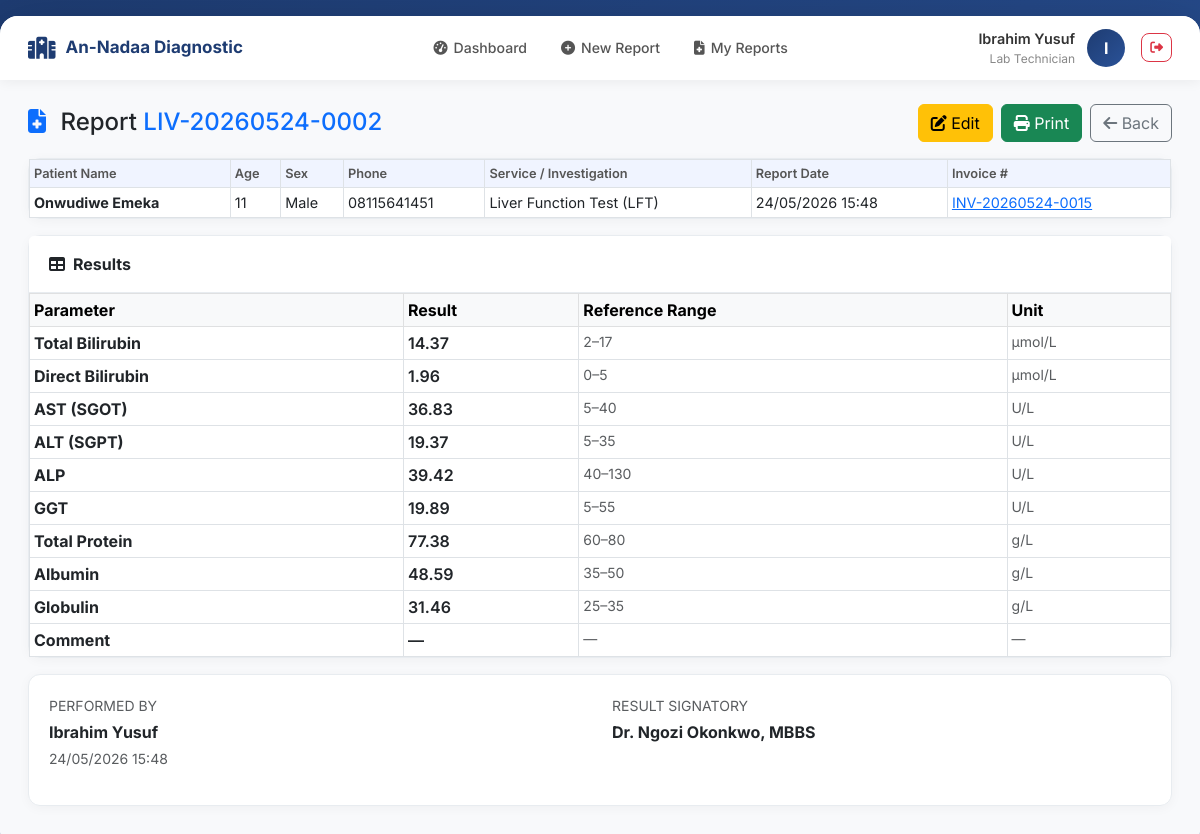
Screenshot of /reports/148/ (signed in) with the database file from the repository.
### apps/accounts/models.py (models this page shows, shortened)
class User(AbstractUser):
    ROLE_CHOICES = [
        ('ADMIN', 'Administrator'),
        ('CASHIER', 'Cashier'),
        ('DOCTOR', 'Doctor'),
        ('LAB_TECH', 'Lab Technician'),
    ]
    role = models.CharField(max_length=20, choices=ROLE_CHOICES, default='CASHIER')
    phone_number = models.CharField(max_length=20, blank=True)
    class Meta:
        ordering = ['-date_joined']
    @property
    def is_admin(self):
        return self.role == 'ADMIN'
    @property
    def is_cashier(self):
        return self.role == 'CASHIER'
    @property
    def is_doctor(self):
        return self.role == 'DOCTOR'
    @property
    def is_lab_tech(self):
        return self.role == 'LAB_TECH'

### apps/reports/models.py (models this page shows, shortened)
class Report(models.Model):
    report_number = models.CharField(max_length=50, unique=True, editable=False)
    invoice = models.ForeignKey(
        Invoice, on_delete=models.PROTECT,
        null=True, blank=True, related_name='reports',
    )
    invoice_item = models.ForeignKey(
        InvoiceItem, on_delete=models.PROTECT,
        null=True, blank=True, related_name='reports',
    )
    service = models.ForeignKey(
        Service, on_delete=models.PROTECT, related_name='reports',
    )
    parameters = models.JSONField(
        default=dict, help_text='Parameter values entered by the lab technician',
    )
    clinical_notes = models.TextField(blank=True, null=True)
    lab_notes      = models.TextField(blank=True, null=True)
    signatory = models.CharField(
        max_length=200, blank=True, default='',
        help_text="Name and qualifications of the result signatory, "
                  "e.g. Dr. Aminu Musa, MBBS, FWACP",
    )
    created_by = models.ForeignKey(
        settings.AUTH_USER_MODEL,
        on_delete=models.PROTECT,
        related_name='created_reports',
    )
    created_at = models.DateTimeField(auto_now_add=True)
    updated_at = models.DateTimeField(auto_now=True)
    class Meta:
        ordering = ['-created_at']
    @property
    def client_name(self):
        return self.invoice.full_name if self.invoice else 'Unknown'
    @property
    def client_phone(self):
        return self.invoice.phone_number if self.invoice else ''
    @property
    def client_age(self):
        return self.invoice.age if self.invoice else ''
    @property
    def client_sex(self):
        return self.invoice.get_sex_display() if self.invoice else ''

class ReportParameter(models.Model):
    PARAMETER_TYPES = [
        ('text',     'Text Input'),
        ('textarea', 'Text Area'),
        ('number',   'Number'),
        ('select',   'Dropdown'),
        ('checkbox', 'Checkbox'),
        ('date',     'Date'),
    ]
    service        = models.ForeignKey(Service, on_delete=models.CASCADE, related_name='report_parameters')
    name           = models.CharField(max_length=100)
    parameter_type = models.CharField(max_length=20, choices=PARAMETER_TYPES, default='text')
    unit           = models.CharField(max_length=50, blank=True, null=True)
    normal_range   = models.CharField(max_length=100, blank=True, null=True)
    options        = models.JSONField(default=list, blank=True,
                                     help_text='For select type: list of options')
    required       = models.BooleanField(default=True)
    order          = models.IntegerField(default=0)
    class Meta:
        ordering = ['order', 'name']

### apps/invoices/models.py (models this page shows, shortened)
class Invoice(models.Model):
    STATUS_CHOICES = [
        ('PAID', 'Paid'),
        ('CANCELLED', 'Cancelled'),
    ]
    PAYMENT_METHODS = [
        ('CASH', 'Cash'),
        ('TRANSFER', 'Bank Transfer'),
        ('CARD', 'Card'),
    ]
    SEX_CHOICES = [
        ('M', 'Male'),
        ('F', 'Female'),
    ]
    invoice_number = models.CharField(max_length=50, unique=True, editable=False)
    surname = models.CharField(max_length=100, verbose_name='Surname')
    first_name = models.CharField(max_length=100, verbose_name='First Name')
    other_names = models.CharField(max_length=100, blank=True, verbose_name='Other Names')
    age = models.CharField(max_length=10, verbose_name='Age')
    sex = models.CharField(max_length=1, choices=SEX_CHOICES, verbose_name='Sex')
    phone_number = models.CharField(max_length=20, verbose_name='Phone Number')
    referral = models.ForeignKey(
        Referral,
        on_delete=models.SET_NULL,
        null=True,
        blank=True,
        related_name='invoices',
        verbose_name='Referred By',
    )
    total_amount = models.DecimalField(max_digits=10, decimal_places=2, default=0)
    discount = models.DecimalField(max_digits=10, decimal_places=2, default=0,
                                   validators=[MinValueValidator(0)])
    amount_paid = models.DecimalField(max_digits=10, decimal_places=2, default=0)
    payment_method = models.CharField(max_length=20, choices=PAYMENT_METHODS, default='CASH')
    reference_number = models.CharField(
        max_length=100, blank=True, null=True,
        help_text='Reference number for Transfer or Card payments'
    )
    status = models.CharField(max_length=20, choices=STATUS_CHOICES, default='PAID')
    notes = models.TextField(blank=True, null=True)
    qr_code = models.ImageField(upload_to='qr_codes/', blank=True, null=True)
    created_by = models.ForeignKey(
        settings.AUTH_USER_MODEL,
        on_delete=models.PROTECT,
        related_name='created_invoices',
    )
    created_at = models.DateTimeField(auto_now_add=True)
    updated_at = models.DateTimeField(auto_now=True)
    class Meta:
        ordering = ['-created_at']
    @property
    def full_name(self):
        parts = [self.surname, self.first_name]
        if self.other_names:
            parts.append(self.other_names)
        return ' '.join(parts)

### apps/services/models.py (models this page shows, shortened)
class Service(models.Model):
    name = models.CharField(max_length=200)
    category = models.ForeignKey(
        ServiceCategory,
        on_delete=models.SET_NULL,
        null=True,
        blank=True,
        related_name='services'
    )
    price = models.DecimalField(
        max_digits=10,
        decimal_places=2,
        validators=[MinValueValidator(0)]
    )
    is_active = models.BooleanField(default=True)
    requires_report = models.BooleanField(
        default=False,
        help_text="Does this service require a medical report?"
    )
    report_template = models.JSONField(
        default=dict,
        blank=True,
        help_text="JSON template for report parameters"
    )
    created_at = models.DateTimeField(auto_now_add=True)
    updated_at = models.DateTimeField(auto_now=True)
    class Meta:
        ordering = ['name']

### apps/reports/views.py (the view)
# urls.py: path('<int:pk>/',                           views.report_detail,              name='detail'),
@login_required
def report_detail(request, pk):
    report = get_object_or_404(
        Report.objects.select_related('invoice', 'service', 'created_by'),
        pk=pk,
    )
    if request.user.is_lab_tech and report.created_by != request.user:
        messages.error(request, 'You can only view your own reports.')
        return redirect('reports:list')
    parameters = ReportParameter.objects.filter(service=report.service)
    param_list = [
        {
            'name':         p.name,
            'value':        report.parameters.get(str(p.id), ''),
            'unit':         p.unit,
            'normal_range': p.normal_range,
            'type':         p.parameter_type,
        }
        for p in parameters
    ]
    can_edit = request.user.is_lab_tech and report.created_by == request.user
    return render(request, 'reports/detail.html', {
        'report':    report,
        'parameters': param_list,
        'can_edit':  can_edit,
    })

### templates/reports/detail.html (shortened to what this page needs)
{% extends 'base.html' %}
{% block content %}
<div class="d-flex justify-content-between align-items-center mb-3">
    <h4 class="mb-0">
        <i class="fas fa-file-medical text-primary me-2"></i>
        Report <span class="text-primary">{{ report.report_number }}</span>
    </h4>
    <div class="d-flex gap-2">
        {% if can_edit %}
        <a href="{% url 'reports:edit' report.id %}" class="btn btn-warning">
            <i class="fas fa-edit"></i> Edit
        </a>
        {% endif %}
        <a href="{% url 'reports:print' report.id %}" class="btn btn-success" target="_blank">
            <i class="fas fa-print"></i> Print
        </a>
        <a href="{% url 'reports:list' %}" class="btn btn-outline-secondary">
            <i class="fas fa-arrow-left"></i> Back
        </a>
    </div>
</div>
<div class="card mb-3">
    <div class="card-body p-0">
        <div class="table-responsive">
            <table class="table table-sm table-bordered biodata-table mb-0">
                <thead>
                    <tr>
                        <th>Patient Name</th>
                        <th>Age</th>
                        <th>Sex</th>
                        <th>Phone</th>
                        <th>Service / Investigation</th>
                        <th>Report Date</th>
                        {% if report.invoice %}<th>Invoice #</th>{% endif %}
                    </tr>
                </thead>
                <tbody>
                    <tr>
                        <td><strong>{{ report.client_name }}</strong></td>
                        <td>{{ report.client_age|default:"—" }}</td>
                        <td>{{ report.client_sex|default:"—" }}</td>
                        <td>{{ report.client_phone|default:"—" }}</td>
                        <td>{{ report.service.name }}</td>
                        <td>{{ report.created_at|date:"d/m/Y H:i" }}</td>
                        {% if report.invoice %}
                        <td>
                            <a href="{% url 'invoices:detail' report.invoice.id %}">
                                {{ report.invoice.invoice_number }}
                            </a>
                        </td>
                        {% endif %}
                    </tr>
                </tbody>
            </table>
        </div>
    </div>
</div>
{% if parameters %}
<div class="card mb-3">
    <div class="card-header"><strong><i class="fas fa-table me-2"></i>Results</strong></div>
    <div class="card-body p-0">
        <div class="table-responsive">
            <table class="table table-sm table-bordered mb-0">
                <thead class="table-light">
                    <tr>
                        <th>Parameter</th>
                        <th>Result</th>
                        <th>Reference Range</th>
                        <th>Unit</th>
                    </tr>
                </thead>
                <tbody>
                    {% for p in parameters %}
                    <tr>
                        <td><strong>{{ p.name }}</strong></td>
                        <td class="result-value">{{ p.value|default:"—" }}</td>
                        <td class="text-muted small">{{ p.normal_range|default:"—" }}</td>
                        <td class="text-muted small">{{ p.unit|default:"—" }}</td>
                    </tr>
                    {% endfor %}
                </tbody>
            </table>
        </div>
    </div>
</div>
{% endif %}
<div class="card">
    <div class="card-body">
        <div class="row">
            <div class="col-md-6">
                <p class="mb-1 text-muted small">PERFORMED BY</p>
                <strong>{{ report.created_by.get_full_name|default:report.created_by.username }}</strong>
                <p class="text-muted small mt-1">{{ report.created_at|date:"d/m/Y H:i" }}</p>
            </div>
            <div class="col-md-6">
                <p class="mb-1 text-muted small">RESULT SIGNATORY</p>
                <strong>{{ report.signatory|default:"—" }}</strong>
            </div>
        </div>
    </div>
</div>
{% endblock %}

### templates/base.html (shortened to what this page needs)
<!DOCTYPE html>
<html lang="en">
<head>
    <link href="https://cdn.jsdelivr.net/npm/bootstrap@5.3.0/dist/css/bootstrap.min.css" rel="stylesheet">
    <link rel="stylesheet" href="https://cdnjs.cloudflare.com/ajax/libs/font-awesome/6.4.0/css/all.min.css">
    <link href="https://cdn.jsdelivr.net/npm/select2@4.1.0-rc.0/dist/css/select2.min.css" rel="stylesheet">
    <link href="https://cdn.jsdelivr.net/npm/select2-bootstrap-5-theme@1.3.0/dist/select2-bootstrap-5-theme.min.css" rel="stylesheet">
</head>
<body>
<div class="app-container">
    {% if user.is_authenticated %}
    <nav class="navbar-custom">
        <a class="nav-brand" href="{% url 'dashboard:home' %}">
            <i class="fas fa-hospital-alt"></i>
            <span>An-Nadaa Diagnostic</span>
        </a>
        <div class="nav-menu">
            <a href="{% url 'dashboard:home' %}" class="nav-item">
                <i class="fas fa-tachometer-alt"></i> Dashboard
            </a>
            {% if user.is_admin %}
                <a href="{% url 'invoices:list' %}" class="nav-item">
                    <i class="fas fa-file-invoice-dollar"></i> Invoices
                </a>
                <a href="{% url 'invoices:create' %}" class="nav-item">
                    <i class="fas fa-plus-circle"></i> New Invoice
                </a>
                <a href="{% url 'services:list' %}" class="nav-item">
                    <i class="fas fa-flask"></i> Services
                </a>
                <a href="{% url 'reports:list' %}" class="nav-item">
                    <i class="fas fa-file-medical"></i> Reports
                </a>
                <a href="{% url 'accounts:user_list' %}" class="nav-item">
                    <i class="fas fa-users-cog"></i> Users
                </a>
            {% elif user.is_lab_tech %}
                <a href="{% url 'reports:create' %}" class="nav-item">
                    <i class="fas fa-plus-circle"></i> New Report
                </a>
                <a href="{% url 'reports:list' %}" class="nav-item">
                    <i class="fas fa-file-medical"></i> My Reports
                </a>
            {% endif %}
        </div>
        <div class="user-profile">
            <div class="user-info">
                <div class="user-name">{{ user.get_full_name|default:user.username }}</div>
                <div class="user-role">{{ user.get_role_display }}</div>
            </div>
            <div class="user-avatar">
                {{ user.get_full_name|first|default:user.username|first|upper }}
            </div>
            <a href="{% url 'accounts:logout' %}" class="btn btn-sm btn-outline-danger ms-1"
               onclick="return confirm('Log out?')" style="border-radius:8px; font-size:.8rem;">
                <i class="fas fa-sign-out-alt"></i>
            </a>
        </div>
    </nav>
    {% endif %}
    <div class="main-content">
        {% block content %}{% endblock %}
    </div>
</div>
</body>
</html>

### rows the page displays
User: get_full_name "Ibrahim Yusuf", role "Lab Technician", get_full_name|first "I"
Report: report_number "LIV-20260524-0002", client_name "Onwudiwe Emeka", client_age "11", client_sex "Male", client_phone "08115641451", service.name "Liver Function Test (LFT)", created_at "24/05/2026 15:48", invoice.invoice_number "INV-20260524-0015", created_by.get_full_name "Ibrahim Yusuf", signatory "Dr. Ngozi Okonkwo, MBBS"
ReportParameter: name "Total Bilirubin", normal_range "2–17", unit "µmol/L"
ReportParameter: name "Direct Bilirubin", normal_range "0–5", unit "µmol/L"
ReportParameter: name "AST (SGOT)", normal_range "5–40", unit "U/L"
ReportParameter: name "ALT (SGPT)", normal_range "5–35", unit "U/L"
ReportParameter: name "ALP", normal_range "40–130", unit "U/L"
ReportParameter: name "GGT", normal_range "5–55", unit "U/L"
ReportParameter: name "Total Protein", normal_range "60–80", unit "g/L"
ReportParameter: name "Albumin", normal_range "35–50", unit "g/L"
ReportParameter: name "Globulin", normal_range "25–35", unit "g/L"
ReportParameter: name "Comment"

### other values shown
{{ p.value|default:"—" }} "14.37" "1.96" "36.83" "19.37" "39.42" "19.89" "77.38" "48.59" "31.46" "—"
{{ p.normal_range|default:"—" }} "—"
{{ p.unit|default:"—" }} "—"
